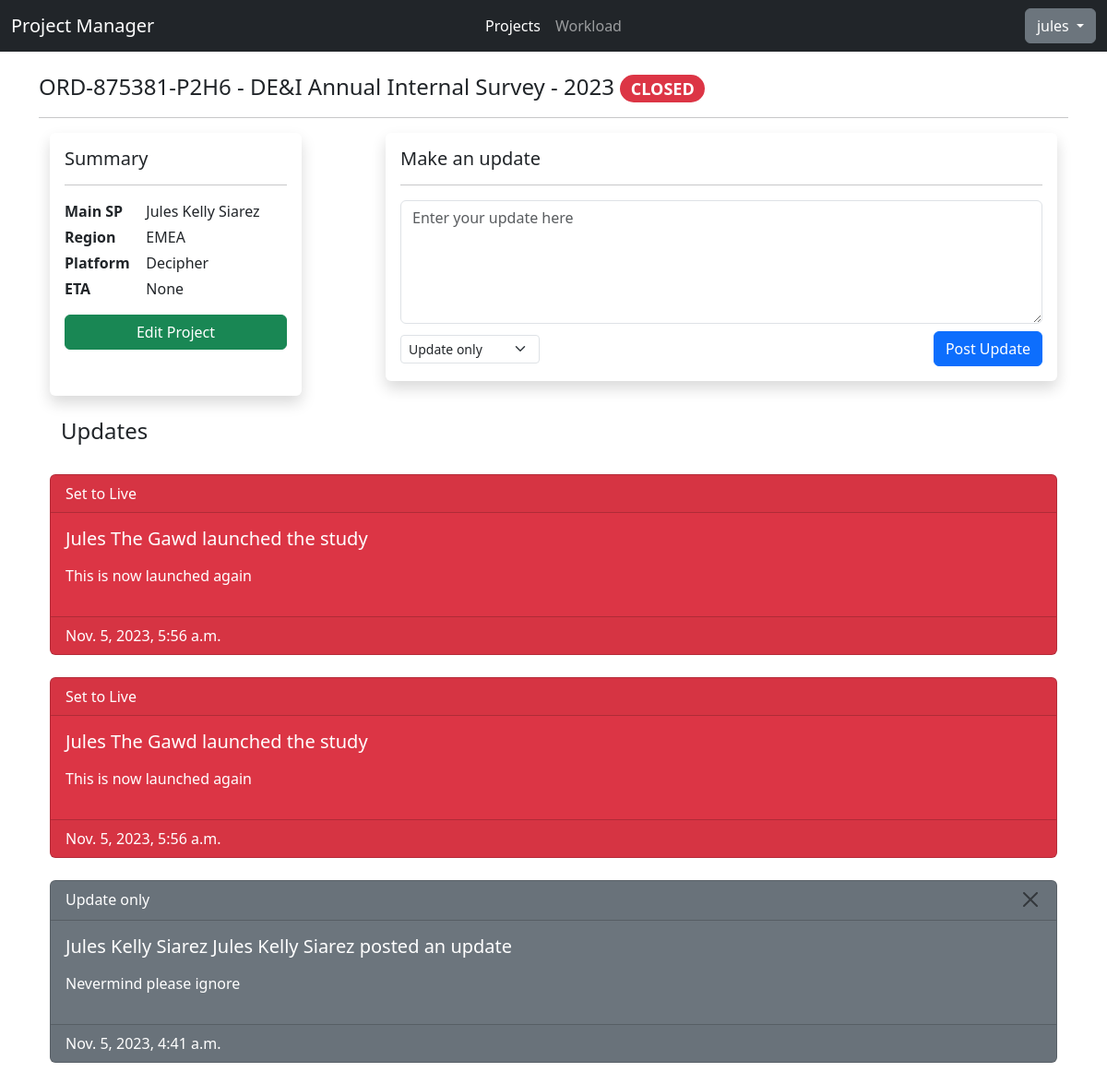
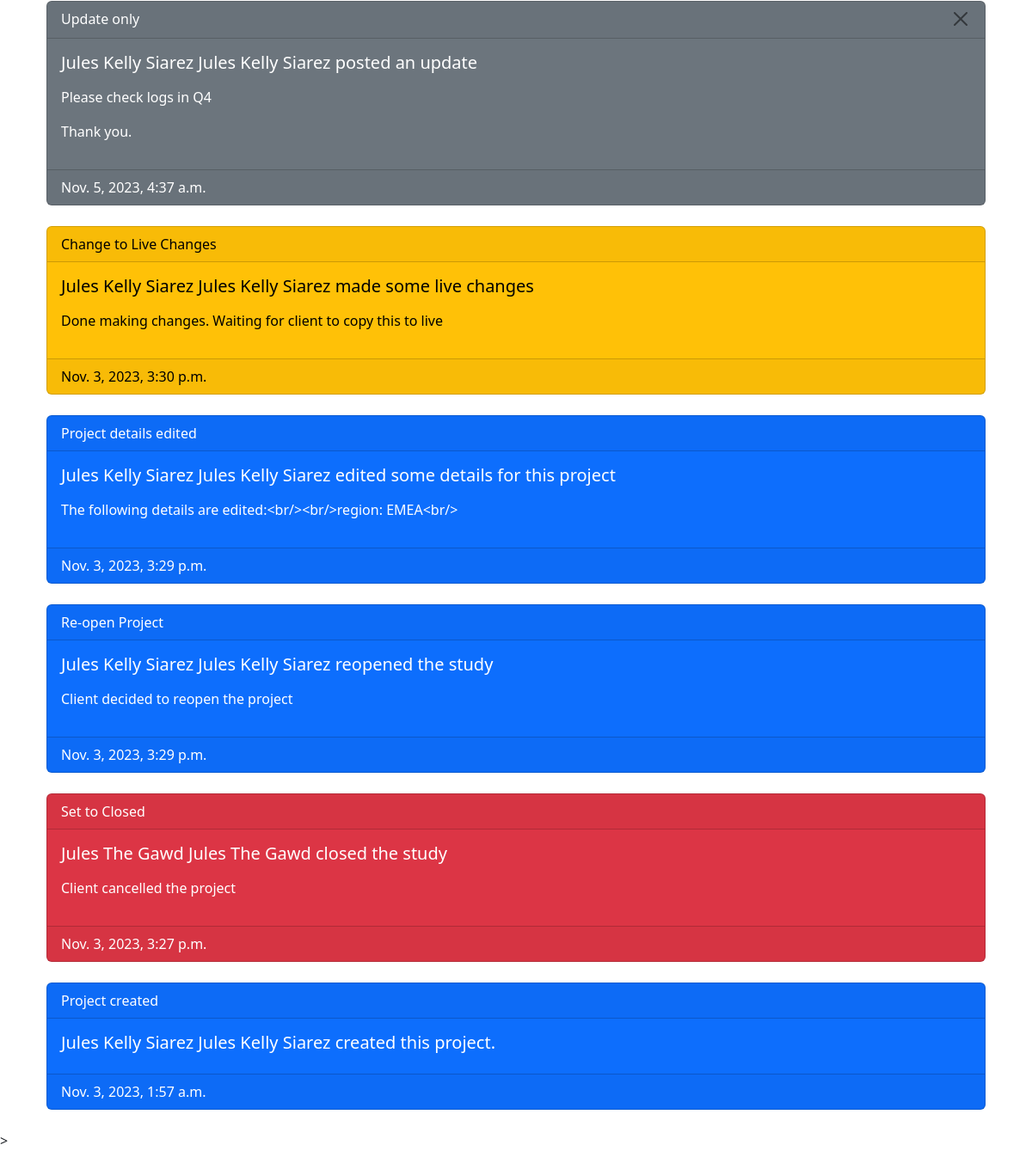
/projects/ORD-875381-P2H6/ (signed in), run on the app's committed database (2 pictures, top to bottom).
### api/models.py (models this page shows, shortened)
class Project(models.Model):
    STATUS_CHOICES = [
     ("Headsup","Headsup"),
     ("Programming","Programming"),
     ("Changes","Changes"),
     ("Live", "Live"),
     ("LiveChange", "Live Changes"),
     ("Paused", "Paused"),
     ("Closed", "Closed")
    ]
    REGION_CHOICES = [
      ("APAC","APAC"),
      ("EMEA","EMEA"),
      ("NA","NA")
    ]
    PLATFORM_CHOICES = [
      ("Decipher", "Decipher"),
      ("CMIX","CMIX"),
      ("Confirmit","Confirmit")
    ]
    __original_eta = None
    code = models.SlugField(max_length=8, default=generate_unique_code, unique=True)
    ord = models.CharField(max_length=15, unique=True, validators=[RegexValidator(regex="^ORD-[0-9]{6}-[0-9A-Z]{4}$", message="Please enter the ORD in ORD-XXXXX-XXXX format.")])
    project_name = models.CharField(max_length=200)
    status = models.CharField(max_length=20, default="Headsup", choices=STATUS_CHOICES)
    created_date = models.DateField(auto_now_add=True)
    region = models.CharField(max_length=10, blank=True, choices=REGION_CHOICES)
    pid = models.CharField(max_length=20, blank=True)
    platform = models.CharField(max_length=15, default="Decipher", choices=PLATFORM_CHOICES)
    eta = models.DateTimeField(null=True,blank=True)
    details = models.TextField(max_length=255, blank=True)
    creator = models.ForeignKey(User, on_delete=models.CASCADE,null=True)
    def __init__(self, *args, **kwargs):
        super().__init__(*args, **kwargs)
        self.__original_eta = self.eta

class ProjectLog(models.Model):
   UPDATE_CHOICES = [
      ("update","Update only"),
      ("scripting","Started Scripting"),
      ("testlinksent","Test Link Sent"),
      ("settolive","Set to Live"),
      ("settolivechange","Change to Live Changes"),
      ("paused","Paused"),
      ("toclosed","Set to Closed"),
      ("reopened","Re-open Project"),
      ("created","Project created"),
      ("edited","Project details edited")
   ]
   HEADER_CHOICES = [
      ("update","posted an update"),
      ("scripting","started scripting the project"),
      ("testlinksent","sent the test link(s)"),
      ("settolive","launched the study"),
      ("settolivechange","made some live changes"),
      ("paused","paused the study"),
      ("toclosed","closed the study"),
      ("reopened","reopened the study"),
      ("created","created this project"),
      ("edited","edited some details for this project")
   ]
   project = models.ForeignKey(Project, on_delete=models.CASCADE, to_field="code")
   creator = models.ForeignKey(User, on_delete=models.SET_NULL, null=True)
   log_header = models.CharField(max_length=255, default="update", choices=HEADER_CHOICES)
   message = models.TextField(max_length=255, blank=True, null=True)
   update_type = models.CharField(max_length=20, default="update", choices=UPDATE_CHOICES)
   created_date = models.DateTimeField(auto_now_add=True)

### testfront/views.py (the view, shortened to what this page needs)
# urls.py: path('<project_ord>/', views.projectview, name="project"),
@login_required
@permission_required("api.view_project",raise_exception=True)
def projectview(request, project_ord):
    project = get_object_or_404(Project, ord=project_ord)
    creator = f"{project.creator.first_name} {project.creator.last_name}"
    logs = ProjectLog.objects.filter(project=project).order_by("-created_date")
    if request.method == "GET":
        logform = ProjectLogForm(project=project)
    page_num = 1
    if "page" in request.GET:
        if str(request.GET["page"]).isdigit():
            page_num = int(request.GET["page"])
    paginator_result = paginator_setup(logs, page_num, 10)
    return render(request, "testfront/project.html", {
        **paginator_result,
        "project": project,
        "creator": creator,
        "form": logform
    })

### testfront/templates/testfront/project.html (shortened to what this page needs)
{% extends "base.html" %}
{% load static %}
{% block css %} {% static "css/index.css" %} {% endblock %}
{% block body %}
<header>
    <h4><span class="text-truncate">{{project.ord}} - {{project.project_name}}</span> <span class="badge rounded-pill
        {% if project.status == "Closed" %} text-bg-danger {% endif %}
      ">{{project.get_status_display|upper}}</span></h4>
</header>
<hr/>
<main class="container">
<div class="d-lg-flex justify-content-between">
    <div class="col-lg-3 p-3 rounded shadow">
        <h5>Summary</h5>
        <hr/>
        <div class="row mt-1">
            <div class="col-sm-4 fw-bold">
                Main SP
            </div>
            <div class="col-sm-8">
                {{creator}}
            </div>
        </div>
        <div class="row mt-1">
            <div class="col-sm-4 fw-bold">
                Region
            </div>
            <div class="col-sm-8">
                {{project.region}}
            </div>
        </div>
        <div class="row mt-1">
            <div class="col-sm-4 fw-bold">
                Platform
            </div>
            <div class="col-sm-8">
                {{project.platform}}
            </div>
        </div>
        <div class="row mt-1">
            <div class="col-sm-4 fw-bold">
                ETA
            </div>
            <div class="col-sm-8">
                {{project.eta}}
            </div>
        </div>
        <div class="row mt-3">
            <div class="col-sm-12">
                <a role="button" class="btn btn-success d-block {% if project.creator != user and not perms.api.change_project %} disabled {% endif %}" href="{% url "projectedit" project.code %}">Edit Project</a>
            </div>
        </div>
    </div>
    <form class="col-lg-8 rounded shadow p-3 mt-lg-0 mt-sm-3 mb-3" method="POST">
       <h5>Make an update</h5>
       <hr/>
       {{form.message}}
       <div class="d-flex mt-2 justify-content-between align-items-center">
        <div>{{ form.update_type }}</div>
        <div class="text-end">
            <button type="submit" class="btn btn-primary">Post Update</button>
        </div>
       </div>
    </form>
</div>
<div class="container mt-4">
    <div class="d-flex mb-4 justify-content-between">
        <h4>Updates</h4>
    </div>
    </div>
    {% for log in items %}
    <div class="card
    {% if log.update_type == "update" %} text-bg-secondary {% endif %}
    {% if log.update_type == "testlinksent" or log.update_type == "settolivechange" %} text-bg-warning {% endif %}
    {% if log.update_type == "settolive" or log.update_type == "toclosed" %} text-bg-danger {% endif %}
    {% if log.update_type == "paused" or log.update_type == "reopened" or log.update_type == "created" or log.update_type == "edited" %} text-bg-primary {% endif %}
    mb-4">
        <div class="card-header d-flex justify-content-between">
            <div>{{log.get_update_type_display}}</div>
            {% if log.update_type == "update" %}
               {% if log.creator == user or perms.api.delete_projectlog%}
                <form action="{% url "deletelog" %}" method="POST">
                    <button type="submit" class="btn-close" aria-label="Close"></button>
                </form>
                {% endif %}
            {% endif %}
          </div>
        <div class="card-body">
          <h5 class="card-title">{{log.creator.first_name}} {{log.creator.last_name}} {{ log.get_log_header_display }}</h5>
          {% if log.message %}
            <p class="card-text">
            {{log.message|linebreaks}}
            </p>
          {% endif %}
        </div>
        <div class="card-footer">
            {{log.created_date}}
        </div>
    </div>
    {% empty %}
    <h6 class="text-center">Please add updates to this project</h6>
    {% endfor %}
</main>
{% endblock %}

### testfront/templates/base.html (shortened to what this page needs)
{% load static %}
<!DOCTYPE html>
<html lang="en">
  <head>
    <link rel="stylesheet" href="{% static "css/bootstrap.min.css" %}" />
    <link rel="stylesheet" href="{% block css %} {% endblock %}" />
  </head>
  <body>
    <nav class="navbar navbar-expand-lg bg-dark" data-bs-theme="dark">
      <div class="container-fluid">
        <div class="collapse navbar-collapse d-lg-flex" id="navbarNavAltMarkup">
          <a class="navbar-brand col-lg-3 me-auto">Project Manager </a>
          <div class="navbar-nav col-lg-6 justify-content-lg-center">
            <a class="nav-link active" aria-current="page" href="{% url "projectall" %}">Projects</a>
            <a class="nav-link" href="#">Workload</a>
          </div>
          <div class="d-lg-flex col-lg-3 justify-content-lg-end dropdown">
            <button class="btn btn-secondary dropdown-toggle" type="button" data-bs-toggle="dropdown" aria-expanded="false">
              {{user.username}}
            </button>
          </div>
        </div>
      </div>
    </nav>
    <main class="container mt-4">{% block body %} {% endblock %}</main>
    ></script>
  </body>
</html>

### data on the page
Project: ord "ORD-875381-P2H6", project_name "DE&I Annual Internal Survey - 2023", status "CLOSED", region "EMEA", platform "Decipher", eta "None"
ProjectLog: update_type "Set to Live", creator.first_name "Jules", creator.last_name "The Gawd", log_header "launched the study", message "This is now launched again", created_date "Nov. 5, 2023, 5:56 a.m."
ProjectLog: update_type "Set to Live", creator.first_name "Jules", creator.last_name "The Gawd", log_header "launched the study", message "This is now launched again", created_date "Nov. 5, 2023, 5:56 a.m."
ProjectLog: update_type "Update only", creator.first_name "Jules Kelly", creator.last_name "Siarez", log_header "Jules Kelly Siarez posted an update", message "Nevermind please ignore", created_date "Nov. 5, 2023, 4:41 a.m."
ProjectLog: update_type "Update only", creator.first_name "Jules Kelly", creator.last_name "Siarez", log_header "Jules Kelly Siarez posted an update", message "Please check logs in Q4 Thank you.", created_date "Nov. 5, 2023, 4:37 a.m."
ProjectLog: update_type "Change to Live Changes", creator.first_name "Jules Kelly", creator.last_name "Siarez", log_header "Jules Kelly Siarez made some live changes", message "Done making changes. Waiting for client to copy this to live", created_date "Nov. 3, 2023, 3:30 p.m."
ProjectLog: update_type "Project details edited", creator.first_name "Jules Kelly", creator.last_name "Siarez", log_header "Jules Kelly Siarez edited some details for this project", message "The following details are edited:<br/><br/>region: EMEA<br/>", created_date "Nov. 3, 2023, 3:29 p.m."
ProjectLog: update_type "Re-open Project", creator.first_name "Jules Kelly", creator.last_name "Siarez", log_header "Jules Kelly Siarez reopened the study", message "Client decided to reopen the project", created_date "Nov. 3, 2023, 3:29 p.m."
ProjectLog: update_type "Set to Closed", creator.first_name "Jules", creator.last_name "The Gawd", log_header "Jules The Gawd closed the study", message "Client cancelled the project", created_date "Nov. 3, 2023, 3:27 p.m."
ProjectLog: update_type "Project created", creator.first_name "Jules Kelly", creator.last_name "Siarez", log_header "Jules Kelly Siarez created this project.", created_date "Nov. 3, 2023, 1:57 a.m."

### other printed values
{{ user.username }} "jules"
{{ creator }} "Jules Kelly Siarez"
